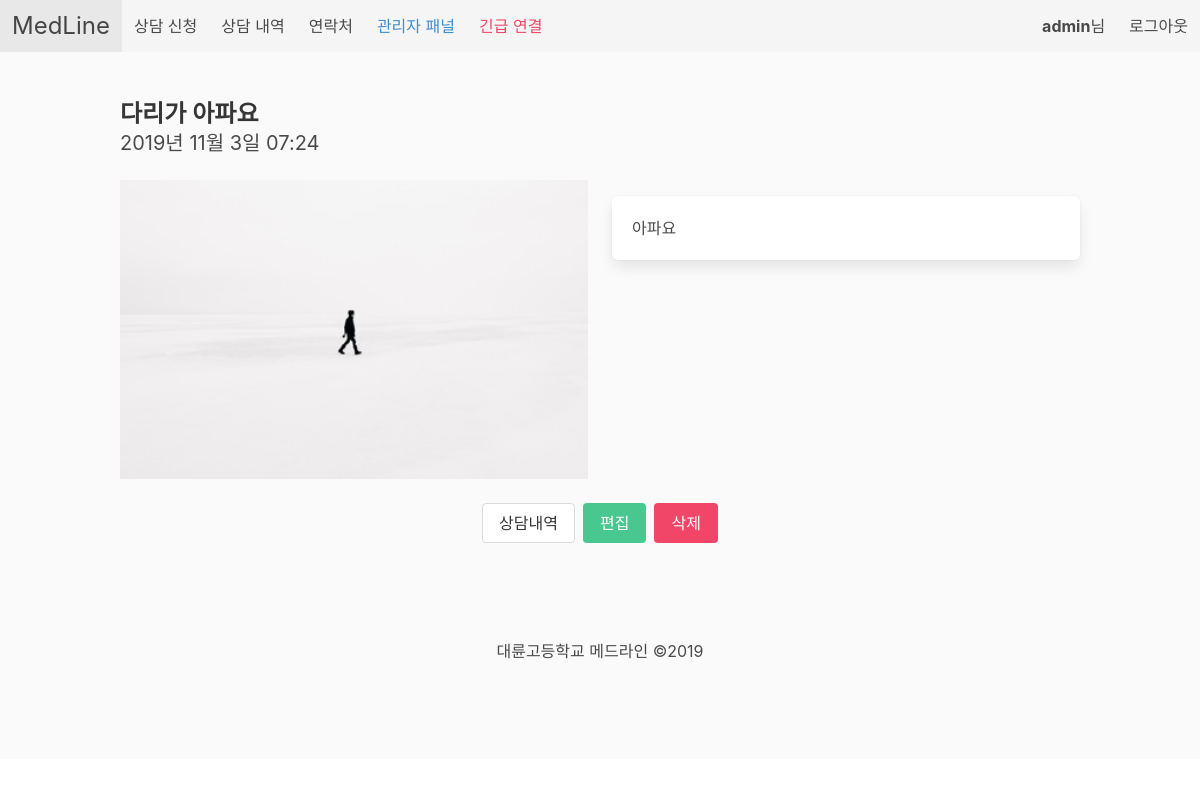
The page /consult/details/15 (signed in) on the database its author committed.
### users/models.py (models this page shows)
class CustomUser(AbstractUser):
    grade_choices = [
        ('h1', '고1'),
        ('h2', '고2'),
        ('h3', '고3'),
        ('t', '선생님')
    ]
    division_choices = [
        ('1', '1반'),
        ('2', '2반'),
        ('3', '3반'),
        ('4', '4반'),
        ('5', '5반'),
        ('6', '6반'),
        ('7', '7반'),
        ('8', '8반'),
        ('9', '9반'),
        ('10', '10반'),
        ('11', '11반'),
        ('12', '12반'),
        ('13', '13반'),
        ('14', '14반'),
    ]
    name = models.CharField(max_length=30, blank=False, default='')
    barcode = models.CharField(max_length=50)
    grade = models.CharField(max_length=2, choices=grade_choices, blank=False, default='h1')
    division = models.CharField(max_length=2, choices=division_choices, blank=False, default='1')
    studentno = models.SmallIntegerField(default=1)

### medline/models.py (models this page shows, shortened)
class consult(models.Model):
    symptoms_choices = [
        ('a1', '복통'),
        ('a2', '외상'),
        ('a3', '두통'),
        ('a4', '어지로움'),
    ]
    status_choices = [
        ('wait', '상담 예정'),
        ('done', '상담 완료'),
        ('expire', '기간 만료')
    ]
    reservetime_choices = [
        ('bf', '아침시간'),
        ('a1', '1교시 후'),    # after 1, 2, ...
        ('a2', '2교시 후'),
        ('a3', '3교시 후'),
        ('a4', '4교시 후'),
        ('a5', '5교시 후'),
        ('lu', '점심시간'),
        ('a6', '6교시 후'),
        ('a7', '7교시 후'),
    ]
    user = models.ForeignKey(users.CustomUser, on_delete=models.CASCADE)
    title = models.CharField(max_length=50, default='', blank=False)
    message = models.TextField(blank=False)
    added_datetime = models.DateTimeField(auto_now_add=True, blank=False)
    reserve_date = models.DateField(blank=False, default=timezone.now)
    reserve_time = models.CharField(blank=False, choices=reservetime_choices, default='a1', max_length=2)
    image = models.ImageField(upload_to="consult_image", blank=True, default="consult_image/notfound.png")
    symptoms = MultiSelectField(choices=symptoms_choices, blank=True, max_length=300)
    is_finished = models.BooleanField(default=False)

### medline/views.py (the view)
# urls.py: path('consult/details/<int:pk>', medline.details, name='details'),
def details(request, pk):
    userid = request.user.id
    try:
        chosen_consult = consult.objects.get(pk=pk)
    except:
        raise Http404('<h1>존재하지 않는 상담입니다</h1>')
    if chosen_consult.user == request.user:
        return render(request, 'medline/details.html', {'userid': userid, 'consult': chosen_consult})
    messages.error(request, "상담을 신청하신 분이 아니므로 접근이 거부됩니다.")
    return redirect('login')

### templates/medline/details.html (shortened to what this page needs)
{% extends 'medline/base.html' %}
{% block body %}
<section class="section has-background-white-bis">
    <div class="container">
        <h2 class="title is-size-4">{{ consult.title }}</h2>
        <h2 class="subtitle has-text-grey-dark is-size-5">{{ consult.added_datetime|date:"Y년 n월 j일 h:i" }}</h2>
        <div class="columns">
            <div class="column">
                <figure class="image">
                    <img src="{{ consult.image.url }}">
                </figure>
            </div>
            <div class="column">
                <div class="box">
                    <p class="content">{{ consult.message }}</p>
                </div>
            </div>
        </div>
        <div class="buttons is-centered">
            <a class="button" href="{% url "expired_consult" %}">상담내역</a>
            <a class="button is-success" href = "/consult/edit/{{ consult.pk }}">편집</a>
            <form action="/consult/delete/{{ consult.pk }}" method="post">{% csrf_token %}
                <input class="button is-danger" type="submit" value="삭제">
            </form>
        </div>
    </div>
</section>
{% endblock %}

### templates/medline/base.html (shortened to what this page needs)
<!DOCTYPE html>
<html lang="ko">
<head>
    <link rel="stylesheet" href="https://cdnjs.cloudflare.com/ajax/libs/bulma/0.7.5/css/bulma.css" />
</head>
<body>
<nav class="navbar is-light">
    <div class="navbar-brand">
        <a class="navbar-item is-size-4" href="{% url 'home' %}">
            MedLine
        </a>
    </div>
    <div class="navbar-menu">
        <div class="navbar-start">
            <a class="navbar-item" href="{%  url 'consultform' %}">
                상담 신청
            </a>
            <a class="navbar-item" href="{%  url 'pending_consult' %}">
                상담 내역
            </a>
            <a class="navbar-item" href="{% url 'contact' %}">
                연락처
            </a>
            {% if user.is_superuser %}
            <a class="navbar-item has-text-info" href="{% url 'medicalhub_home' %}">
                관리자 패널
            </a>
            {% endif %}
            <a class="navbar-item has-text-danger">
                긴급 연결
            </a>
        </div>
        <div class="navbar-end">
            {% if user.is_authenticated %}
                <a class="navbar-item" disabled>
                    <b>{{ user.username }}</b>님
                </a>
                <a class="navbar-item" href="{% url 'logout' %}">
                    로그아웃
                </a>
            {% endif %}
        </div>
    </div>
</nav>
{% block body %}
        {% endblock %}
        <footer class="footer">
           <p class="content has-text-centered">대륜고등학교 메드라인 ©2019</p>
        </footer>
</body>
</html>

### rows shown on the page
CustomUser: username "admin"
consult: title "다리가 아파요", added_datetime "2019년 11월 3일 07:24", image (picture), message "아파요"
